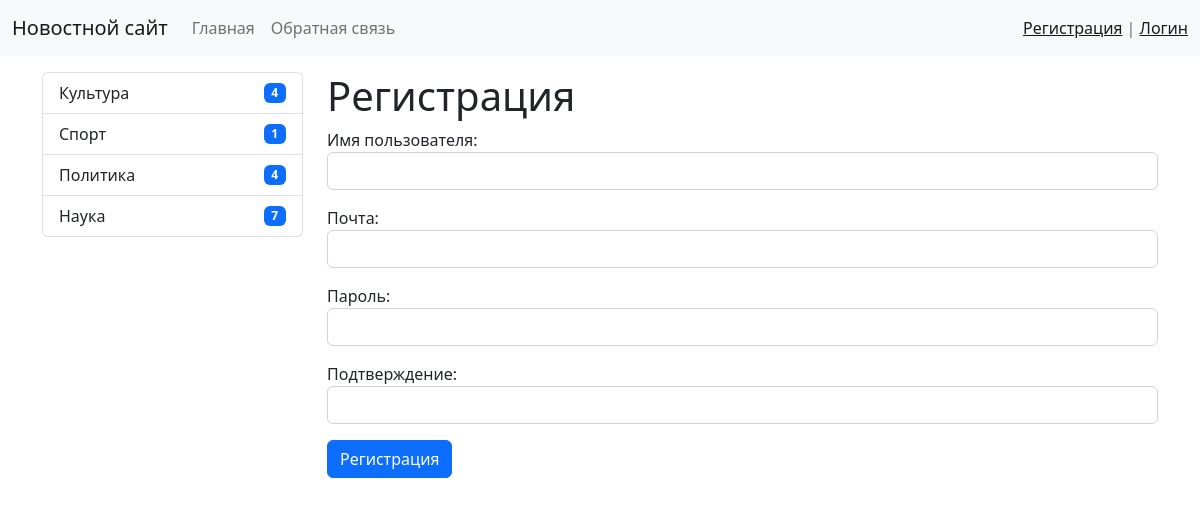
Screenshot of /register/ with the database file from the repository.
### news/models.py (models this page shows, shortened)
class Category(models.Model):
    title = models.CharField(max_length=150, db_index=True, verbose_name='Наименование категории')
    def get_absolute_url(self):
        return reverse('category', kwargs={"category_id": self.pk})
    class Meta:
        verbose_name = "Категория"
        verbose_name_plural = "Категории"
        ordering = ['title']

### news/views.py (the view)
# urls.py: path('register/', register, name='register'),
def register(request):
    if request.method == 'POST':
        form = UserRegisterForm(request.POST)
        if form.is_valid():
            user = form.save()
            login(request, user)
            messages.success(request, 'Вы успешно зарегистрировались')
            return redirect('home')
        else:
            messages.error(request, 'Ошибка регистрации')
    else:
        form = UserRegisterForm()
    return render(request, 'news/register.html', {"form": form})

### news/forms.py
class UserRegisterForm(UserCreationForm):
    username = forms.CharField(label='Имя пользователя', widget=forms.TextInput(attrs={'class': 'form-control'}))
    email = forms.EmailField(label='Почта', widget=forms.EmailInput(attrs={'class': 'form-control'}))
    password1 = forms.CharField(label='Пароль', widget=forms.PasswordInput(attrs={'class': 'form-control'}))
    password2 = forms.CharField(label='Подтверждение', widget=forms.PasswordInput(attrs={'class': 'form-control'}))
    class Meta:
        model = User
        fields = ('username', 'email', 'password1', 'password2')

### news/templatetags/news_tags.py (called while the page is built)
@register.inclusion_tag('news/list_categories.html')
def show_categories():
    categories = Category.objects.annotate(cnt=Count('news', filter=F('news__is_published'))).filter(cnt__gt=0)
    return {'categories': categories}

### news/templates/news/register.html (shortened to what this page needs)
{% extends 'base.html' %}
{% block sidebar %}
{% include 'inc/_sidebar.html' %}
{% endblock %}
{% block content %}
<h1>Регистрация</h1>
<form method="post">
    {{ form.as_p }}
    <button type="submit" class="btn btn-primary btn-block">Регистрация</button>
</form>
{% endblock %}

### news/templates/news/list_categories.html
<div class="list-group">
    {% for item in categories %}
    <a href="{{ item.get_absolute_url }}" class="list-group-item d-flex justify-content-between align-items-center">
        {{ item.title }}
        <span class="badge badge-primary badge-pill" style="background-color:#0d6efd;">{{ item.cnt }}</span></a>
    {% endfor %}
</div>

### rows the page displays
Category: title "Культура", cnt "4"
Category: title "Спорт", cnt "1"
Category: title "Политика", cnt "4"
Category: title "Наука", cnt "7"
